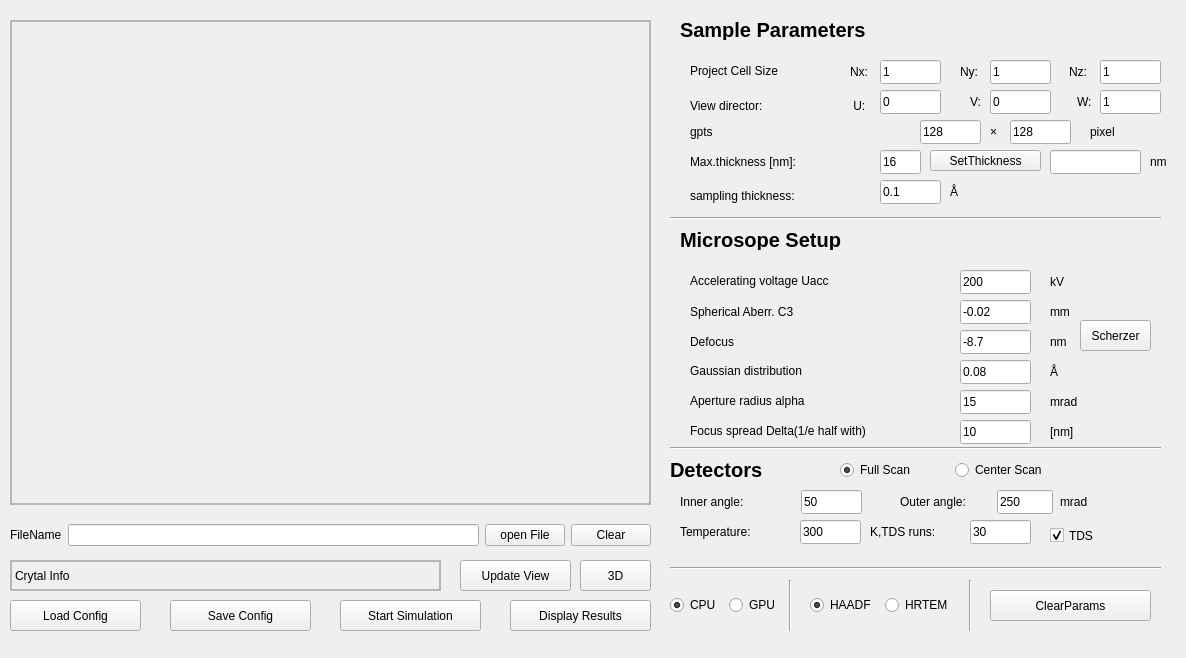
<?xml version="1.0" encoding="UTF-8"?>
<ui version="4.0">
 <class>Form</class>
 <widget class="QWidget" name="Form">
  <property name="geometry">
   <rect>
    <x>0</x>
    <y>0</y>
    <width>1186</width>
    <height>658</height>
   </rect>
  </property>
  <property name="windowTitle">
   <string>Form</string>
  </property>
  <property name="toolTip">
   <string/>
  </property>
  <widget class="QPushButton" name="pushButton_updateView">
   <property name="geometry">
    <rect>
     <x>460</x>
     <y>560</y>
     <width>111</width>
     <height>31</height>
    </rect>
   </property>
   <property name="text">
    <string>Update View</string>
   </property>
  </widget>
  <widget class="QPushButton" name="pushButton_3D">
   <property name="geometry">
    <rect>
     <x>580</x>
     <y>560</y>
     <width>71</width>
     <height>31</height>
    </rect>
   </property>
   <property name="text">
    <string>3D</string>
   </property>
  </widget>
  <widget class="QLineEdit" name="value_Nz">
   <property name="geometry">
    <rect>
     <x>1100</x>
     <y>60</y>
     <width>61</width>
     <height>24</height>
    </rect>
   </property>
   <property name="text">
    <string>1</string>
   </property>
  </widget>
  <widget class="QLineEdit" name="value_Nx">
   <property name="geometry">
    <rect>
     <x>880</x>
     <y>60</y>
     <width>61</width>
     <height>24</height>
    </rect>
   </property>
   <property name="text">
    <string>1</string>
   </property>
  </widget>
  <widget class="QLineEdit" name="value_Ny">
   <property name="geometry">
    <rect>
     <x>990</x>
     <y>60</y>
     <width>61</width>
     <height>24</height>
    </rect>
   </property>
   <property name="text">
    <string>1</string>
   </property>
  </widget>
  <widget class="QLabel" name="label_Nz">
   <property name="geometry">
    <rect>
     <x>1069</x>
     <y>60</y>
     <width>24</width>
     <height>24</height>
    </rect>
   </property>
   <property name="text">
    <string>Nz:</string>
   </property>
  </widget>
  <widget class="QLabel" name="label_Ny">
   <property name="geometry">
    <rect>
     <x>960</x>
     <y>60</y>
     <width>24</width>
     <height>24</height>
    </rect>
   </property>
   <property name="text">
    <string>Ny:</string>
   </property>
  </widget>
  <widget class="QLabel" name="label_ViewDirector">
   <property name="geometry">
    <rect>
     <x>850</x>
     <y>90</y>
     <width>31</width>
     <height>31</height>
    </rect>
   </property>
   <property name="text">
    <string> U:</string>
   </property>
  </widget>
  <widget class="QLineEdit" name="value_viewDirectorV">
   <property name="geometry">
    <rect>
     <x>990</x>
     <y>90</y>
     <width>61</width>
     <height>24</height>
    </rect>
   </property>
   <property name="text">
    <string>0</string>
   </property>
  </widget>
  <widget class="QLabel" name="label_V">
   <property name="geometry">
    <rect>
     <x>970</x>
     <y>90</y>
     <width>16</width>
     <height>24</height>
    </rect>
   </property>
   <property name="text">
    <string>V:</string>
   </property>
  </widget>
  <widget class="QLabel" name="label_W">
   <property name="geometry">
    <rect>
     <x>1077</x>
     <y>90</y>
     <width>16</width>
     <height>24</height>
    </rect>
   </property>
   <property name="text">
    <string>W:</string>
   </property>
  </widget>
  <widget class="QLineEdit" name="value_viewDirectorU">
   <property name="geometry">
    <rect>
     <x>880</x>
     <y>90</y>
     <width>61</width>
     <height>24</height>
    </rect>
   </property>
   <property name="text">
    <string>0</string>
   </property>
  </widget>
  <widget class="QLineEdit" name="value_viewDirectorW">
   <property name="geometry">
    <rect>
     <x>1100</x>
     <y>90</y>
     <width>61</width>
     <height>24</height>
    </rect>
   </property>
   <property name="text">
    <string>1</string>
   </property>
  </widget>
  <widget class="QPushButton" name="pushButton_loadConfig">
   <property name="geometry">
    <rect>
     <x>10</x>
     <y>600</y>
     <width>131</width>
     <height>31</height>
    </rect>
   </property>
   <property name="text">
    <string>Load Config</string>
   </property>
  </widget>
  <widget class="QPushButton" name="pushButton_savaConfig">
   <property name="geometry">
    <rect>
     <x>170</x>
     <y>600</y>
     <width>141</width>
     <height>31</height>
    </rect>
   </property>
   <property name="text">
    <string>Save Config</string>
   </property>
  </widget>
  <widget class="QPushButton" name="pushButton_displayResults">
   <property name="geometry">
    <rect>
     <x>510</x>
     <y>600</y>
     <width>141</width>
     <height>31</height>
    </rect>
   </property>
   <property name="text">
    <string>Display Results</string>
   </property>
  </widget>
  <widget class="QPushButton" name="pushButton_startSimulation">
   <property name="geometry">
    <rect>
     <x>340</x>
     <y>600</y>
     <width>141</width>
     <height>31</height>
    </rect>
   </property>
   <property name="text">
    <string>Start Simulation</string>
   </property>
  </widget>
  <widget class="QWidget" name="layoutWidget">
   <property name="geometry">
    <rect>
     <x>810</x>
     <y>580</y>
     <width>143</width>
     <height>51</height>
    </rect>
   </property>
   <layout class="QHBoxLayout" name="horizontalLayout_2">
    <item>
     <widget class="QRadioButton" name="radio_HAADF">
      <property name="enabled">
       <bool>true</bool>
      </property>
      <property name="mouseTracking">
       <bool>true</bool>
      </property>
      <property name="text">
       <string>HAADF</string>
      </property>
      <property name="checkable">
       <bool>true</bool>
      </property>
      <property name="checked">
       <bool>true</bool>
      </property>
     </widget>
    </item>
    <item>
     <widget class="QRadioButton" name="radio_HRTEM">
      <property name="text">
       <string>HRTEM</string>
      </property>
      <property name="checkable">
       <bool>true</bool>
      </property>
      <property name="checked">
       <bool>false</bool>
      </property>
     </widget>
    </item>
   </layout>
  </widget>
  <widget class="QLabel" name="label_titled_5">
   <property name="geometry">
    <rect>
     <x>680</x>
     <y>230</y>
     <width>231</width>
     <height>20</height>
    </rect>
   </property>
   <property name="styleSheet">
    <string notr="true">QLabel {
	border: none;
	font-size: 20px;
	font-weight: bold;
}</string>
   </property>
   <property name="text">
    <string>Microsope Setup</string>
   </property>
  </widget>
  <widget class="QLabel" name="label_gpts">
   <property name="geometry">
    <rect>
     <x>690</x>
     <y>120</y>
     <width>51</width>
     <height>24</height>
    </rect>
   </property>
   <property name="toolTip">
    <string comment="test" extracomment="test"/>
   </property>
   <property name="text">
    <string>gpts</string>
   </property>
  </widget>
  <widget class="QLineEdit" name="value_gpts_x">
   <property name="geometry">
    <rect>
     <x>920</x>
     <y>120</y>
     <width>61</width>
     <height>24</height>
    </rect>
   </property>
   <property name="text">
    <string>128</string>
   </property>
  </widget>
  <widget class="QLineEdit" name="value_sampling">
   <property name="geometry">
    <rect>
     <x>1050</x>
     <y>150</y>
     <width>91</width>
     <height>24</height>
    </rect>
   </property>
   <property name="text">
    <string/>
   </property>
  </widget>
  <widget class="QLabel" name="label_sampling">
   <property name="geometry">
    <rect>
     <x>690</x>
     <y>150</y>
     <width>181</width>
     <height>24</height>
    </rect>
   </property>
   <property name="text">
    <string>Max.thickness [nm]:</string>
   </property>
  </widget>
  <widget class="Line" name="line_2">
   <property name="geometry">
    <rect>
     <x>670</x>
     <y>210</y>
     <width>491</width>
     <height>16</height>
    </rect>
   </property>
   <property name="orientation">
    <enum>Qt::Horizontal</enum>
   </property>
  </widget>
  <widget class="Line" name="line_3">
   <property name="geometry">
    <rect>
     <x>670</x>
     <y>440</y>
     <width>491</width>
     <height>16</height>
    </rect>
   </property>
   <property name="orientation">
    <enum>Qt::Horizontal</enum>
   </property>
  </widget>
  <widget class="QLabel" name="label_tds">
   <property name="geometry">
    <rect>
     <x>870</x>
     <y>520</y>
     <width>101</width>
     <height>24</height>
    </rect>
   </property>
   <property name="text">
    <string>K,TDS runs:</string>
   </property>
  </widget>
  <widget class="QLineEdit" name="value_temperature">
   <property name="geometry">
    <rect>
     <x>800</x>
     <y>520</y>
     <width>61</width>
     <height>24</height>
    </rect>
   </property>
   <property name="text">
    <string>300</string>
   </property>
  </widget>
  <widget class="QLineEdit" name="value_TDS">
   <property name="geometry">
    <rect>
     <x>970</x>
     <y>520</y>
     <width>61</width>
     <height>24</height>
    </rect>
   </property>
   <property name="text">
    <string>30</string>
   </property>
  </widget>
  <widget class="QLabel" name="label_Temperature">
   <property name="geometry">
    <rect>
     <x>680</x>
     <y>520</y>
     <width>121</width>
     <height>24</height>
    </rect>
   </property>
   <property name="text">
    <string>Temperature:</string>
   </property>
  </widget>
  <widget class="QCheckBox" name="checkBox_TDS">
   <property name="geometry">
    <rect>
     <x>1050</x>
     <y>520</y>
     <width>61</width>
     <height>31</height>
    </rect>
   </property>
   <property name="text">
    <string>TDS</string>
   </property>
   <property name="checked">
    <bool>true</bool>
   </property>
  </widget>
  <widget class="QLabel" name="label_titled_8">
   <property name="geometry">
    <rect>
     <x>670</x>
     <y>460</y>
     <width>99</width>
     <height>20</height>
    </rect>
   </property>
   <property name="styleSheet">
    <string notr="true">QLabel {
	border: none;
	font-size: 20px;
	font-weight: bold;
}</string>
   </property>
   <property name="text">
    <string>Detectors</string>
   </property>
  </widget>
  <widget class="QLineEdit" name="value_outerAngle">
   <property name="geometry">
    <rect>
     <x>997</x>
     <y>490</y>
     <width>56</width>
     <height>24</height>
    </rect>
   </property>
   <property name="text">
    <string>250</string>
   </property>
  </widget>
  <widget class="QLabel" name="label_mrad_8">
   <property name="geometry">
    <rect>
     <x>1060</x>
     <y>490</y>
     <width>32</width>
     <height>24</height>
    </rect>
   </property>
   <property name="text">
    <string>mrad</string>
   </property>
  </widget>
  <widget class="QLabel" name="label_OuterAngle">
   <property name="geometry">
    <rect>
     <x>900</x>
     <y>490</y>
     <width>96</width>
     <height>24</height>
    </rect>
   </property>
   <property name="text">
    <string>Outer angle:</string>
   </property>
  </widget>
  <widget class="QLineEdit" name="value_innerAngle">
   <property name="geometry">
    <rect>
     <x>801</x>
     <y>490</y>
     <width>61</width>
     <height>24</height>
    </rect>
   </property>
   <property name="text">
    <string>50</string>
   </property>
  </widget>
  <widget class="QWidget" name="layoutWidget_2">
   <property name="geometry">
    <rect>
     <x>670</x>
     <y>580</y>
     <width>111</width>
     <height>51</height>
    </rect>
   </property>
   <layout class="QHBoxLayout" name="horizontalLayout">
    <item>
     <widget class="QRadioButton" name="radio_CPU">
      <property name="mouseTracking">
       <bool>true</bool>
      </property>
      <property name="text">
       <string>CPU</string>
      </property>
      <property name="checkable">
       <bool>true</bool>
      </property>
      <property name="checked">
       <bool>true</bool>
      </property>
     </widget>
    </item>
    <item>
     <widget class="QRadioButton" name="radio_GPU">
      <property name="text">
       <string>GPU</string>
      </property>
      <property name="checkable">
       <bool>true</bool>
      </property>
      <property name="checked">
       <bool>false</bool>
      </property>
     </widget>
    </item>
   </layout>
  </widget>
  <widget class="Line" name="line_6">
   <property name="geometry">
    <rect>
     <x>670</x>
     <y>560</y>
     <width>491</width>
     <height>16</height>
    </rect>
   </property>
   <property name="orientation">
    <enum>Qt::Horizontal</enum>
   </property>
  </widget>
  <widget class="QWidget" name="layoutWidget_3">
   <property name="geometry">
    <rect>
     <x>10</x>
     <y>520</y>
     <width>641</width>
     <height>30</height>
    </rect>
   </property>
   <layout class="QHBoxLayout" name="hor_file">
    <item>
     <widget class="QLabel" name="label_filename">
      <property name="font">
       <font>
        <italic>false</italic>
        <kerning>true</kerning>
       </font>
      </property>
      <property name="styleSheet">
       <string notr="true"/>
      </property>
      <property name="text">
       <string>FileName</string>
      </property>
      <property name="scaledContents">
       <bool>false</bool>
      </property>
     </widget>
    </item>
    <item>
     <widget class="QLineEdit" name="value_filePath"/>
    </item>
    <item>
     <widget class="QPushButton" name="btn_openFile">
      <property name="text">
       <string>open File</string>
      </property>
     </widget>
    </item>
    <item>
     <widget class="QPushButton" name="btn_clearFile">
      <property name="text">
       <string>Clear</string>
      </property>
     </widget>
    </item>
   </layout>
  </widget>
  <widget class="QLineEdit" name="value_gpts_y">
   <property name="geometry">
    <rect>
     <x>1010</x>
     <y>120</y>
     <width>61</width>
     <height>24</height>
    </rect>
   </property>
   <property name="text">
    <string>128</string>
   </property>
  </widget>
  <widget class="QLabel" name="label_gpts_3">
   <property name="geometry">
    <rect>
     <x>990</x>
     <y>120</y>
     <width>51</width>
     <height>24</height>
    </rect>
   </property>
   <property name="toolTip">
    <string comment="test" extracomment="test"/>
   </property>
   <property name="text">
    <string>×</string>
   </property>
  </widget>
  <widget class="QPushButton" name="pushButton_clearParams">
   <property name="geometry">
    <rect>
     <x>990</x>
     <y>590</y>
     <width>161</width>
     <height>31</height>
    </rect>
   </property>
   <property name="text">
    <string>ClearParams</string>
   </property>
  </widget>
  <widget class="QLabel" name="label_titled_9">
   <property name="geometry">
    <rect>
     <x>680</x>
     <y>20</y>
     <width>361</width>
     <height>20</height>
    </rect>
   </property>
   <property name="styleSheet">
    <string notr="true">QLabel {
	border: none;
	font-size: 20px;
	font-weight: bold;
}</string>
   </property>
   <property name="text">
    <string>Sample Parameters</string>
   </property>
  </widget>
  <widget class="QLabel" name="label_eV">
   <property name="geometry">
    <rect>
     <x>1050</x>
     <y>270</y>
     <width>51</width>
     <height>24</height>
    </rect>
   </property>
   <property name="text">
    <string>kV</string>
   </property>
  </widget>
  <widget class="QLineEdit" name="value_highVoltage">
   <property name="geometry">
    <rect>
     <x>960</x>
     <y>270</y>
     <width>71</width>
     <height>24</height>
    </rect>
   </property>
   <property name="text">
    <string>200</string>
   </property>
  </widget>
  <widget class="QLabel" name="label_HighVoltage">
   <property name="geometry">
    <rect>
     <x>690</x>
     <y>270</y>
     <width>241</width>
     <height>21</height>
    </rect>
   </property>
   <property name="text">
    <string>Accelerating voltage Uacc</string>
   </property>
  </widget>
  <widget class="QLabel" name="label_Defocus">
   <property name="geometry">
    <rect>
     <x>690</x>
     <y>330</y>
     <width>81</width>
     <height>24</height>
    </rect>
   </property>
   <property name="text">
    <string>Defocus</string>
   </property>
  </widget>
  <widget class="QLineEdit" name="value_defocus">
   <property name="geometry">
    <rect>
     <x>960</x>
     <y>330</y>
     <width>71</width>
     <height>24</height>
    </rect>
   </property>
   <property name="text">
    <string>-8.7</string>
   </property>
  </widget>
  <widget class="QLabel" name="label_A_3">
   <property name="geometry">
    <rect>
     <x>1050</x>
     <y>330</y>
     <width>51</width>
     <height>24</height>
    </rect>
   </property>
   <property name="text">
    <string>nm</string>
   </property>
  </widget>
  <widget class="QPushButton" name="pushButton_scherzer">
   <property name="geometry">
    <rect>
     <x>1080</x>
     <y>320</y>
     <width>71</width>
     <height>31</height>
    </rect>
   </property>
   <property name="text">
    <string>Scherzer</string>
   </property>
  </widget>
  <widget class="QLabel" name="label_Cs5">
   <property name="geometry">
    <rect>
     <x>690</x>
     <y>300</y>
     <width>171</width>
     <height>24</height>
    </rect>
   </property>
   <property name="text">
    <string>Spherical Aberr. C3</string>
   </property>
  </widget>
  <widget class="QLineEdit" name="value_sphericalAberrC5">
   <property name="geometry">
    <rect>
     <x>960</x>
     <y>300</y>
     <width>71</width>
     <height>24</height>
    </rect>
   </property>
   <property name="text">
    <string>-0.02</string>
   </property>
  </widget>
  <widget class="QLabel" name="label_um">
   <property name="geometry">
    <rect>
     <x>1050</x>
     <y>300</y>
     <width>51</width>
     <height>24</height>
    </rect>
   </property>
   <property name="text">
    <string>mm</string>
   </property>
  </widget>
  <widget class="QLabel" name="label_InnerAngle">
   <property name="geometry">
    <rect>
     <x>680</x>
     <y>490</y>
     <width>121</width>
     <height>24</height>
    </rect>
   </property>
   <property name="text">
    <string>Inner angle:</string>
   </property>
  </widget>
  <widget class="Line" name="line_9">
   <property name="geometry">
    <rect>
     <x>780</x>
     <y>580</y>
     <width>20</width>
     <height>51</height>
    </rect>
   </property>
   <property name="orientation">
    <enum>Qt::Vertical</enum>
   </property>
  </widget>
  <widget class="QLabel" name="label_pixel">
   <property name="geometry">
    <rect>
     <x>1090</x>
     <y>120</y>
     <width>51</width>
     <height>24</height>
    </rect>
   </property>
   <property name="text">
    <string>pixel</string>
   </property>
  </widget>
  <widget class="QLabel" name="label_A">
   <property name="geometry">
    <rect>
     <x>1150</x>
     <y>150</y>
     <width>51</width>
     <height>24</height>
    </rect>
   </property>
   <property name="text">
    <string>nm</string>
   </property>
  </widget>
  <widget class="QLabel" name="showImage">
   <property name="geometry">
    <rect>
     <x>10</x>
     <y>20</y>
     <width>641</width>
     <height>485</height>
    </rect>
   </property>
   <property name="maximumSize">
    <size>
     <width>645</width>
     <height>485</height>
    </size>
   </property>
   <property name="styleSheet">
    <string notr="true">QLabel{
	border:2px solid rgb(182, 182, 182);
}</string>
   </property>
   <property name="text">
    <string/>
   </property>
  </widget>
  <widget class="Line" name="line_10">
   <property name="geometry">
    <rect>
     <x>960</x>
     <y>580</y>
     <width>20</width>
     <height>51</height>
    </rect>
   </property>
   <property name="orientation">
    <enum>Qt::Vertical</enum>
   </property>
  </widget>
  <widget class="QLabel" name="showImage_2">
   <property name="geometry">
    <rect>
     <x>10</x>
     <y>560</y>
     <width>431</width>
     <height>31</height>
    </rect>
   </property>
   <property name="maximumSize">
    <size>
     <width>640</width>
     <height>480</height>
    </size>
   </property>
   <property name="styleSheet">
    <string notr="true">QLabel{
	border:2px solid rgb(182, 182, 182);
}</string>
   </property>
   <property name="text">
    <string>Crytal Info</string>
   </property>
  </widget>
  <widget class="QLabel" name="label_filename_2">
   <property name="geometry">
    <rect>
     <x>690</x>
     <y>60</y>
     <width>161</width>
     <height>21</height>
    </rect>
   </property>
   <property name="font">
    <font>
     <italic>false</italic>
     <kerning>true</kerning>
    </font>
   </property>
   <property name="styleSheet">
    <string notr="true"/>
   </property>
   <property name="text">
    <string>Project Cell Size</string>
   </property>
   <property name="scaledContents">
    <bool>false</bool>
   </property>
  </widget>
  <widget class="QLabel" name="label_filename_3">
   <property name="geometry">
    <rect>
     <x>690</x>
     <y>90</y>
     <width>171</width>
     <height>31</height>
    </rect>
   </property>
   <property name="font">
    <font>
     <italic>false</italic>
     <kerning>true</kerning>
    </font>
   </property>
   <property name="styleSheet">
    <string notr="true"/>
   </property>
   <property name="text">
    <string>View director: </string>
   </property>
   <property name="scaledContents">
    <bool>false</bool>
   </property>
  </widget>
  <widget class="QLabel" name="label_Ny_2">
   <property name="geometry">
    <rect>
     <x>850</x>
     <y>60</y>
     <width>24</width>
     <height>24</height>
    </rect>
   </property>
   <property name="text">
    <string>Nx:</string>
   </property>
  </widget>
  <widget class="QLineEdit" name="value_gaussian_spread">
   <property name="geometry">
    <rect>
     <x>960</x>
     <y>360</y>
     <width>71</width>
     <height>24</height>
    </rect>
   </property>
   <property name="text">
    <string>0.08</string>
   </property>
  </widget>
  <widget class="QLabel" name="label_gaussian_spread">
   <property name="geometry">
    <rect>
     <x>690</x>
     <y>360</y>
     <width>171</width>
     <height>21</height>
    </rect>
   </property>
   <property name="text">
    <string>Gaussian distribution</string>
   </property>
  </widget>
  <widget class="QLabel" name="label_mrad_2">
   <property name="geometry">
    <rect>
     <x>1050</x>
     <y>390</y>
     <width>51</width>
     <height>24</height>
    </rect>
   </property>
   <property name="text">
    <string>mrad</string>
   </property>
  </widget>
  <widget class="QLineEdit" name="value_apertureRadiusAlpha">
   <property name="geometry">
    <rect>
     <x>960</x>
     <y>390</y>
     <width>71</width>
     <height>24</height>
    </rect>
   </property>
   <property name="text">
    <string>15</string>
   </property>
  </widget>
  <widget class="QLabel" name="label_semiangle_cutoff">
   <property name="geometry">
    <rect>
     <x>690</x>
     <y>390</y>
     <width>171</width>
     <height>21</height>
    </rect>
   </property>
   <property name="text">
    <string>Aperture radius alpha</string>
   </property>
  </widget>
  <widget class="QLabel" name="label_focal_spread">
   <property name="geometry">
    <rect>
     <x>690</x>
     <y>420</y>
     <width>281</width>
     <height>21</height>
    </rect>
   </property>
   <property name="text">
    <string>Focus spread Delta(1/e half with)</string>
   </property>
  </widget>
  <widget class="QLineEdit" name="value_focal_spread">
   <property name="geometry">
    <rect>
     <x>960</x>
     <y>420</y>
     <width>71</width>
     <height>24</height>
    </rect>
   </property>
   <property name="text">
    <string>10</string>
   </property>
  </widget>
  <widget class="QLabel" name="label_A_4">
   <property name="geometry">
    <rect>
     <x>1050</x>
     <y>360</y>
     <width>51</width>
     <height>24</height>
    </rect>
   </property>
   <property name="text">
    <string>Å</string>
   </property>
  </widget>
  <widget class="QLabel" name="label_A_5">
   <property name="geometry">
    <rect>
     <x>1050</x>
     <y>420</y>
     <width>51</width>
     <height>24</height>
    </rect>
   </property>
   <property name="text">
    <string>[nm]</string>
   </property>
  </widget>
  <widget class="QLineEdit" name="value_thincknessMul">
   <property name="geometry">
    <rect>
     <x>880</x>
     <y>150</y>
     <width>41</width>
     <height>24</height>
    </rect>
   </property>
   <property name="text">
    <string>16</string>
   </property>
  </widget>
  <widget class="QPushButton" name="pushButton_setThickness">
   <property name="geometry">
    <rect>
     <x>930</x>
     <y>150</y>
     <width>111</width>
     <height>21</height>
    </rect>
   </property>
   <property name="text">
    <string>SetThickness</string>
   </property>
  </widget>
  <widget class="QWidget" name="layoutWidget_4">
   <property name="geometry">
    <rect>
     <x>840</x>
     <y>460</y>
     <width>223</width>
     <height>21</height>
    </rect>
   </property>
   <layout class="QHBoxLayout" name="horizontalLayout_3">
    <item>
     <widget class="QRadioButton" name="radio_fullScan">
      <property name="mouseTracking">
       <bool>true</bool>
      </property>
      <property name="text">
       <string>Full Scan</string>
      </property>
      <property name="checkable">
       <bool>true</bool>
      </property>
      <property name="checked">
       <bool>true</bool>
      </property>
     </widget>
    </item>
    <item>
     <widget class="QRadioButton" name="radio_centerScan">
      <property name="text">
       <string>Center Scan</string>
      </property>
      <property name="checkable">
       <bool>true</bool>
      </property>
      <property name="checked">
       <bool>false</bool>
      </property>
     </widget>
    </item>
   </layout>
  </widget>
  <widget class="QLabel" name="label_filename_4">
   <property name="geometry">
    <rect>
     <x>690</x>
     <y>180</y>
     <width>171</width>
     <height>31</height>
    </rect>
   </property>
   <property name="font">
    <font>
     <italic>false</italic>
     <kerning>true</kerning>
    </font>
   </property>
   <property name="styleSheet">
    <string notr="true"/>
   </property>
   <property name="text">
    <string>sampling thickness:</string>
   </property>
   <property name="scaledContents">
    <bool>false</bool>
   </property>
  </widget>
  <widget class="QLineEdit" name="value_samplingThickness">
   <property name="geometry">
    <rect>
     <x>880</x>
     <y>180</y>
     <width>61</width>
     <height>24</height>
    </rect>
   </property>
   <property name="text">
    <string>0.1</string>
   </property>
  </widget>
  <widget class="QLabel" name="label_A_6">
   <property name="geometry">
    <rect>
     <x>950</x>
     <y>180</y>
     <width>51</width>
     <height>24</height>
    </rect>
   </property>
   <property name="text">
    <string>Å</string>
   </property>
  </widget>
 </widget>
 <resources/>
 <connections/>
</ui>
